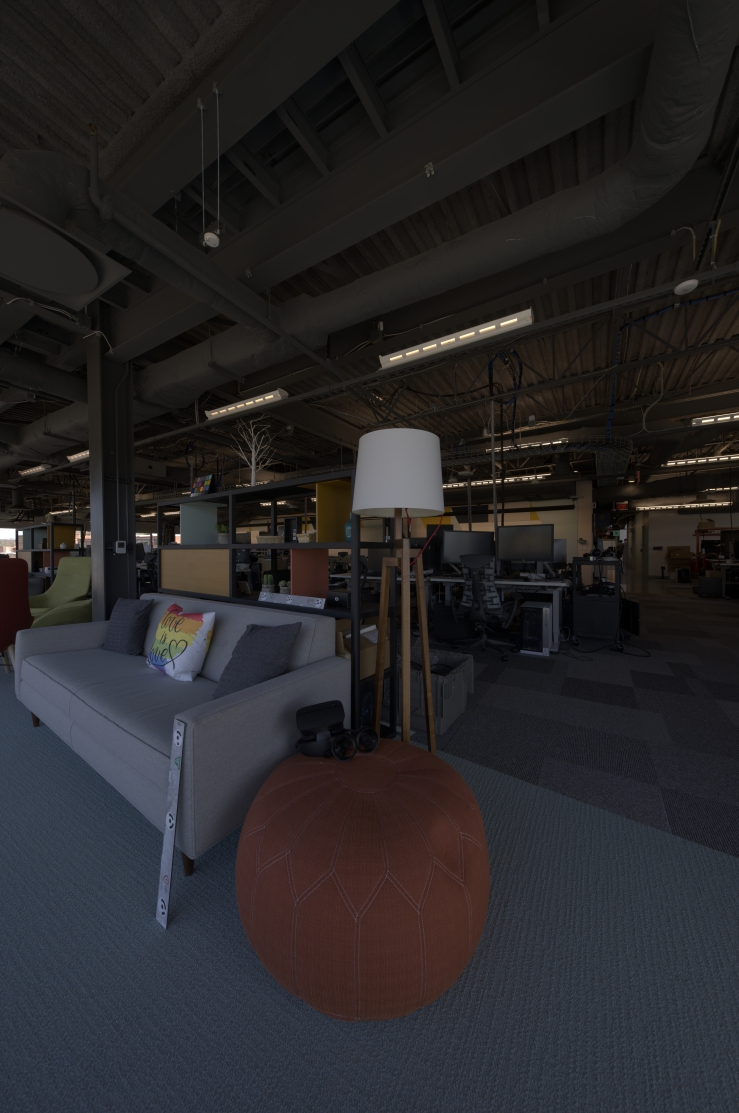
#> input picture anysplat/examples/vrnerf/riverview-test/10.jpg, 739 x 1113 px
$ python process_fisheye.py ../anysplat/examples/vrnerf/riverview-test   (older library calls are emulated)
#> lines starting #> are read from the running program, lines starting #| are printed output that depends on the picture; after the words box and inside, x2 and y2 are one past the last pixel; in counts of white or black regions, pixels touching at a corner belong together
#!/usr/bin/env python3
"""
鱼眼图像去畸变处理脚本
功能: 将鱼眼图像转换为普通图像
"""

import cv2
import numpy as np
import os
from pathlib import Path
from typing import Optional, Tuple
import argparse


# [27 lines left out: function estimate_fisheye_params, not called in this run]


def undistort_fisheye_image(
    img: np.ndarray,
    K: Optional[np.ndarray] = None,
    D: Optional[np.ndarray] = None,
    balance: float = 0.0,
    crop: bool = True
) -> np.ndarray:
    """
    对单张鱼眼图像进行去畸变处理

    Args:
        img: 输入的鱼眼图像
        K: 相机内参矩阵 (3x3), 如果为None则自动估算
        D: 畸变系数 (4x1), 如果为None则自动估算
        balance: 平衡参数 (0.0-1.0), 0保留所有像素,1最大化视野
        crop: 是否裁剪黑边

    Returns:
        去畸变后的图像
    """
    h, w = img.shape[:2]

    # 如果没有提供相机参数,则估算
    if K is None or D is None:
        K, D = estimate_fisheye_params((h, w))

    # 计算新的相机矩阵
    new_K = cv2.fisheye.estimateNewCameraMatrixForUndistortRectify(
        K, D, (w, h), np.eye(3), balance=balance
    )

    # 计算映射表
    map1, map2 = cv2.fisheye.initUndistortRectifyMap(
        K, D, np.eye(3), new_K, (w, h), cv2.CV_16SC2
    )

    # 应用去畸变
    undistorted = cv2.remap(
        img, map1, map2,
        interpolation=cv2.INTER_LINEAR,
        borderMode=cv2.BORDER_CONSTANT
    )

    # 可选: 裁剪黑边
    if crop:
        # 找到有效区域
        gray = cv2.cvtColor(undistorted, cv2.COLOR_BGR2GRAY) if len(undistorted.shape) == 3 else undistorted
        _, thresh = cv2.threshold(gray, 1, 255, cv2.THRESH_BINARY)
        contours, _ = cv2.findContours(thresh, cv2.RETR_EXTERNAL, cv2.CHAIN_APPROX_SIMPLE)

        if contours:
            x, y, w_crop, h_crop = cv2.boundingRect(contours[0])
            # 添加一些边距以避免过度裁剪
            margin = 5
            x = max(0, x - margin)
            y = max(0, y - margin)
            w_crop = min(w - x, w_crop + 2 * margin)
            h_crop = min(h - y, h_crop + 2 * margin)
            undistorted = undistorted[y:y+h_crop, x:x+w_crop]

    return undistorted


def process_fisheye_images(
    input_dir: str,
    output_subdir: str = "undistorted",
    K: Optional[np.ndarray] = None,
    D: Optional[np.ndarray] = None,
    balance: float = 0.0,
    crop: bool = True,
    image_extensions: Tuple[str, ...] = ('.jpg', '.jpeg', '.png', '.bmp', '.tiff')
) -> None:
    """
    批量处理目录下的鱼眼图像

    Args:
        input_dir: 输入图像目录的绝对路径
        output_subdir: 输出子目录名称,将在input_dir下创建
        K: 相机内参矩阵,为None时自动估算
        D: 畸变系数,为None时自动估算
        balance: 平衡参数 (0.0-1.0)
        crop: 是否裁剪黑边
        image_extensions: 要处理的图像文件扩展名
    """
    input_path = Path(input_dir)

    if not input_path.exists():
        raise ValueError(f"输入目录不存在: {input_dir}")

    # 创建输出目录
    output_path = input_path / output_subdir
    output_path.mkdir(exist_ok=True)

    print(f"输入目录: {input_path}")
    print(f"输出目录: {output_path}")
    print(f"处理参数: balance={balance}, crop={crop}")
    print("-" * 60)

    # 获取所有图像文件
    image_files = []
    for ext in image_extensions:
        image_files.extend(list(input_path.glob(f"*{ext}")))
        image_files.extend(list(input_path.glob(f"*{ext.upper()}")))

    if not image_files:
        print(f"在 {input_dir} 中未找到图像文件")
        return

    print(f"找到 {len(image_files)} 张图像")

    # 处理每张图像
    success_count = 0
    for i, img_file in enumerate(image_files, 1):
        try:
            print(f"[{i}/{len(image_files)}] 处理: {img_file.name} ... ", end="", flush=True)

            # 读取图像
            img = cv2.imread(str(img_file))
            if img is None:
                print(f"失败 (无法读取)")
                continue

            # 去畸变
            undistorted = undistort_fisheye_image(img, K, D, balance, crop)

            # 保存
            output_file = output_path / img_file.name
            cv2.imwrite(str(output_file), undistorted)

            print(f"完成 (原始: {img.shape[1]}x{img.shape[0]} -> 处理后: {undistorted.shape[1]}x{undistorted.shape[0]})")
            success_count += 1

        except Exception as e:
            print(f"失败 ({str(e)})")

    print("-" * 60)
    print(f"处理完成! 成功: {success_count}/{len(image_files)}")
    print(f"输出目录: {output_path}")


def process_fisheye_images_with_custom_params(
    input_dir: str,
    output_subdir: str = "undistorted",
    fx: Optional[float] = None,
    fy: Optional[float] = None,
    cx: Optional[float] = None,
    cy: Optional[float] = None,
    k1: float = -0.3,
    k2: float = 0.1,
    k3: float = 0.0,
    k4: float = 0.0,
    balance: float = 0.0,
    crop: bool = True
) -> None:
    """
    使用自定义相机参数批量处理鱼眼图像

    Args:
        input_dir: 输入图像目录
        output_subdir: 输出子目录名称
        fx, fy: 焦距参数
        cx, cy: 主点坐标
        k1, k2, k3, k4: 畸变系数
        balance: 平衡参数
        crop: 是否裁剪黑边
    """
    # 读取一张图像以获取尺寸
    input_path = Path(input_dir)
    sample_images = list(input_path.glob("*.jpg")) + list(input_path.glob("*.png"))

    if not sample_images:
        raise ValueError(f"目录中没有图像文件: {input_dir}")

    sample_img = cv2.imread(str(sample_images[0]))
    h, w = sample_img.shape[:2]

    # 构建相机参数
    if fx is None:
        fx = w * 0.8
    if fy is None:
        fy = fx
    if cx is None:
        cx = w / 2
    if cy is None:
        cy = h / 2

    K = np.array([[fx, 0, cx],
                  [0, fy, cy],
                  [0, 0, 1]], dtype=np.float64)

    D = np.array([[k1], [k2], [k3], [k4]], dtype=np.float64)

    print(f"相机内参矩阵 K:")
    print(K)
    print(f"\n畸变系数 D: {D.flatten()}")
    print()

    # 调用主处理函数
    process_fisheye_images(input_dir, output_subdir, K, D, balance, crop)


# [101 lines left out: functions process_scene_cameras_fisheye, get_processed_image_path, not called in this run]


def main():
    parser = argparse.ArgumentParser(
        description="鱼眼图像去畸变处理工具",
        formatter_class=argparse.RawDescriptionHelpFormatter,
        epilog="""
使用示例:
  # 基本使用 (自动估算参数)
  python fisheye_undistort.py /path/to/images

  # 指定输出目录名称
  python fisheye_undistort.py /path/to/images --output rectified

  # 调整balance参数以保留更多视野
  python fisheye_undistort.py /path/to/images --balance 0.5

  # 不裁剪黑边
  python fisheye_undistort.py /path/to/images --no-crop

  # 使用自定义畸变参数
  python fisheye_undistort.py /path/to/images --k1 -0.4 --k2 0.15
        """
    )

    parser.add_argument(
        'input_dir',
        type=str,
        help='包含鱼眼图像的输入目录绝对路径'
    )

    parser.add_argument(
        '--output', '-o',
        type=str,
        default='undistorted',
        help='输出子目录名称 (默认: undistorted)'
    )

    parser.add_argument(
        '--balance', '-b',
        type=float,
        default=0.0,
        help='平衡参数 0.0-1.0, 0保留所有像素, 1最大化视野 (默认: 0.0)'
    )

    parser.add_argument(
        '--no-crop',
        action='store_true',
        help='不裁剪黑边'
    )

    parser.add_argument(
        '--k1',
        type=float,
        default=-0.3,
        help='畸变系数k1 (默认: -0.3)'
    )

    parser.add_argument(
        '--k2',
        type=float,
        default=0.1,
        help='畸变系数k2 (默认: 0.1)'
    )

    parser.add_argument(
        '--k3',
        type=float,
        default=0.0,
        help='畸变系数k3 (默认: 0.0)'
    )

    parser.add_argument(
        '--k4',
        type=float,
        default=0.0,
        help='畸变系数k4 (默认: 0.0)'
    )

    args = parser.parse_args()

    try:
        process_fisheye_images_with_custom_params(
            input_dir=args.input_dir,
            output_subdir=args.output,
            k1=args.k1,
            k2=args.k2,
            k3=args.k3,
            k4=args.k4,
            balance=args.balance,
            crop=not args.no_crop
        )
#> in process_fisheye_images_with_custom_params, sample_img is the input picture: shape (1113, 739, 3); mean B, G, R 39.5, 37.9, 39.5
#| [[591.2   0.  369.5]
#|  [  0.  591.2 556.5]
#|  [  0.    0.    1. ]]
#> in undistort_fisheye_image, `undistorted = cv2.remap( img, map1, map2, interpolation=cv2.INTER_LINE..`:
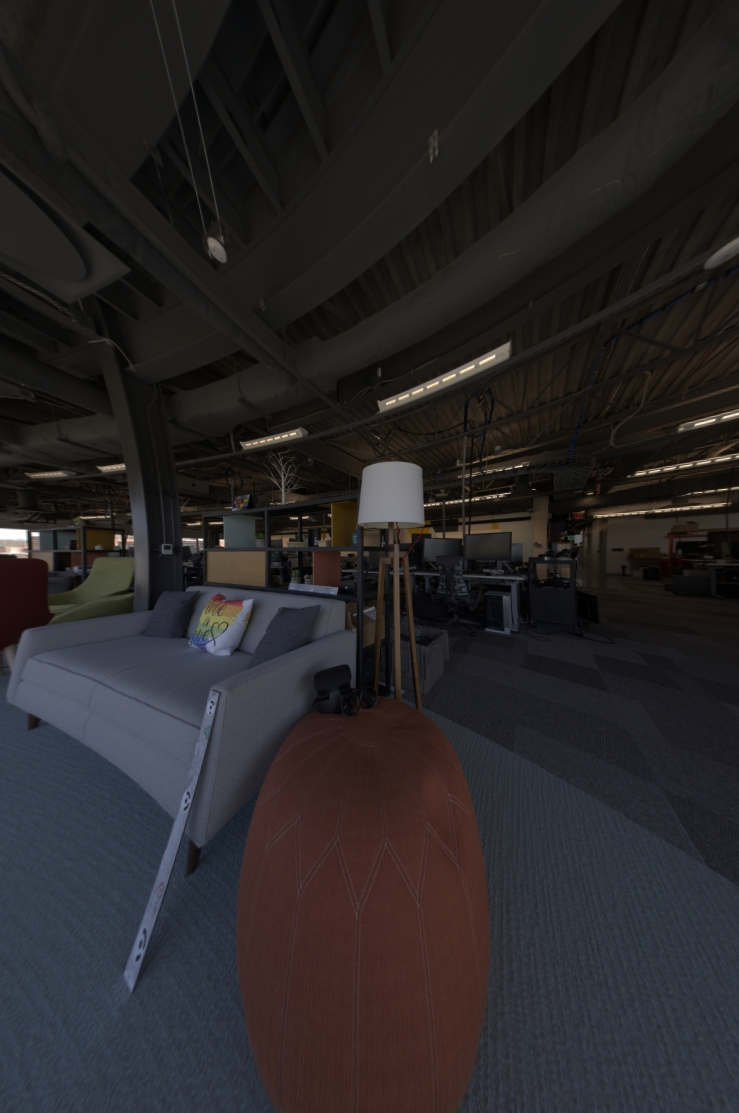
#> undistorted: shape (1113, 739, 3); mean B, G, R 38.7, 37.5, 40.1
#> in undistort_fisheye_image, `gray = cv2.cvtColor(undistorted, cv2.COLOR_BGR2GRAY) if len(undistorte..`:
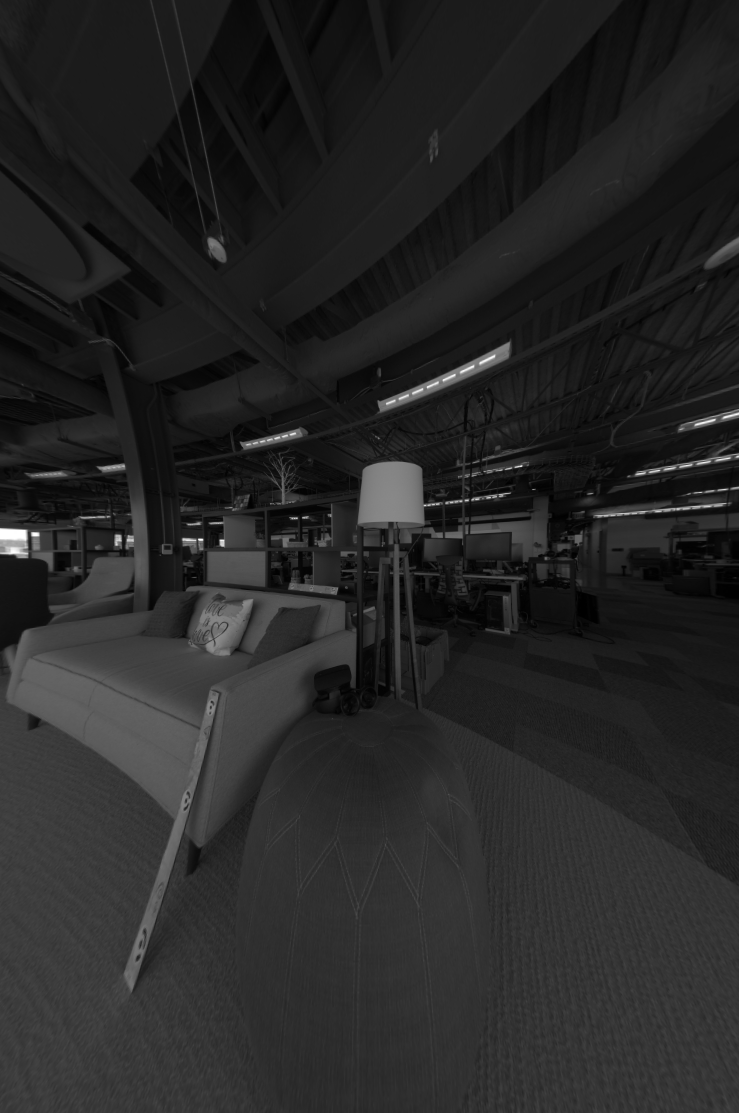
#> gray: shape (1113, 739); min 0, max 255, mean 38.4
#> in undistort_fisheye_image, `_, thresh = cv2.threshold(gray, 1, 255, cv2.THRESH_BINARY)`:
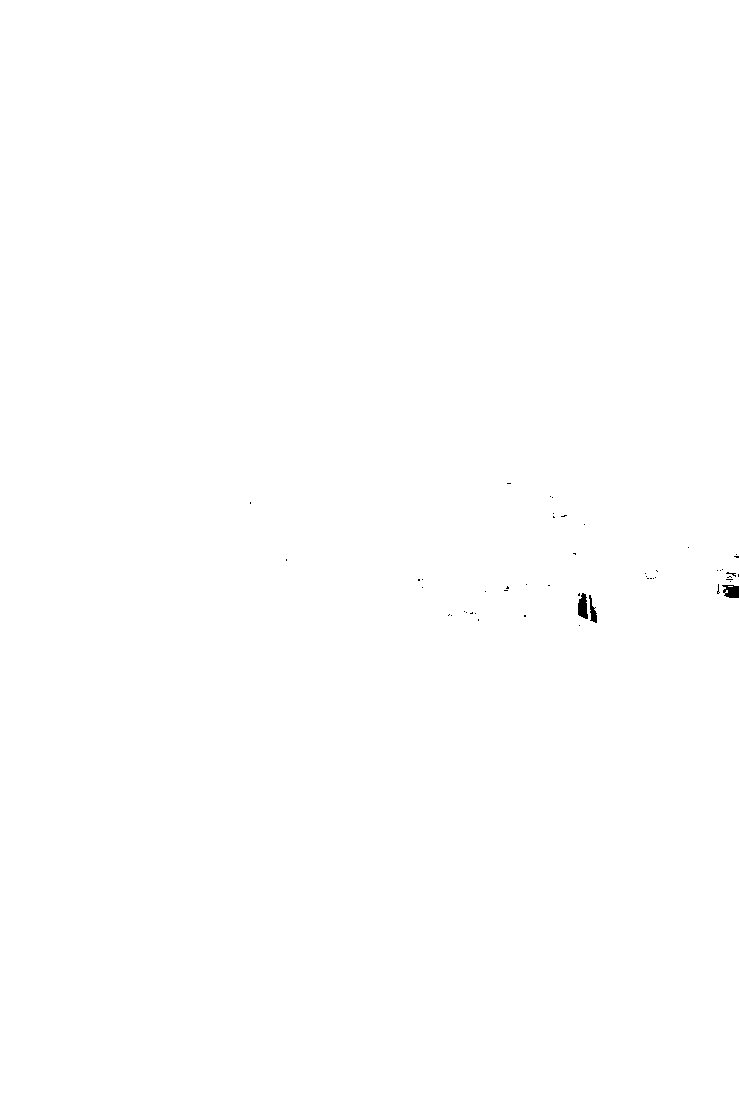
#> thresh: shape (1113, 739); 99.9% white; 50 black regions (47 under 20 px)
#> in undistort_fisheye_image, `contours, _ = cv2.findContours(thresh, cv2.RETR_EXTERNAL, cv2.CHAIN_AP..`: contours = 2 contours, 1 with area under 20; largest, box (x1, y1, x2, y2) and area: (0, 0, 739, 1113) 820444
#> in undistort_fisheye_image, `x, y, w_crop, h_crop = cv2.boundingRect(contours[0])`: x = 728; y = 586; w_crop = 5; h_crop = 1
#> in undistort_fisheye_image, `x = max(0, x - margin)`: x = 723
#> in undistort_fisheye_image, `y = max(0, y - margin)`: y = 581
#> in undistort_fisheye_image, `w_crop = min(w - x, w_crop + 2 * margin)`: w_crop = 15
#> in undistort_fisheye_image, `h_crop = min(h - y, h_crop + 2 * margin)`: h_crop = 11
#| 完成 (原始: 739x1113 -> 处理后: 15x11)
    except Exception as e:
        print(f"错误: {e}")
        return 1

    return 0


if __name__ == "__main__":
    exit(main())
#> (the program exits here)
